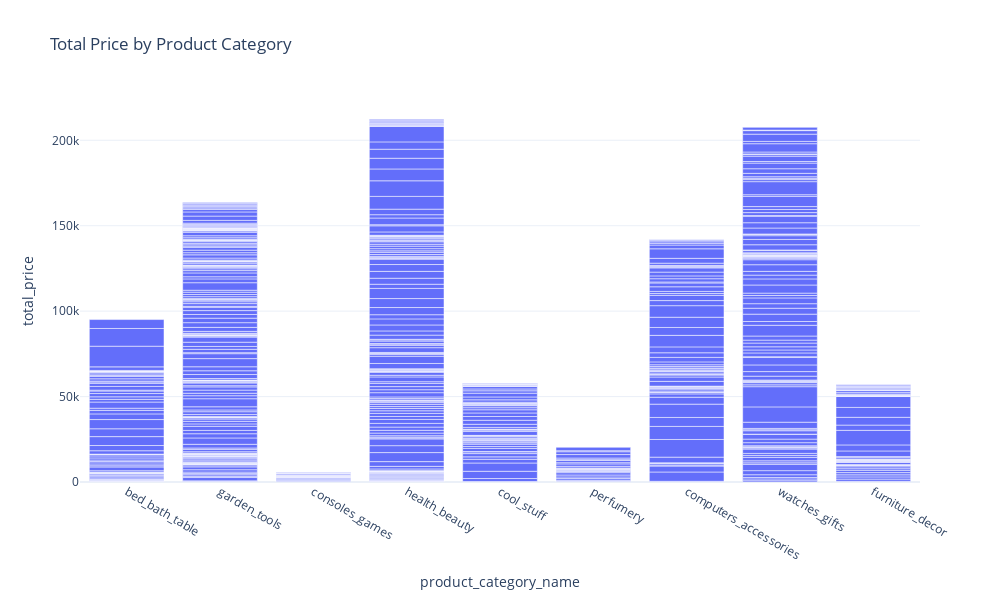

This figure's notebook cell:
### Code cell
# Bar plot of Total Price by Product Category
fig = px.bar(data, x='product_category_name', y='total_price', title='Total Price by Product Category',width=1000,height=600)
fig.show()

### Figure 1 — Plotly figure (JSON) as saved in the notebook; plotly's stock layout.template omitted (floating-point values rounded to 4 significant figures; data arrays with more than 128 entries replaced by an {"elided": "..."} marker saying what was removed)
{"data": [{"alignmentgroup": "True", "hovertemplate": "product_category_name=%{x}<br>total_price=%{y}<extra></extra>", "legendgroup": "", "marker": {"color": "#636efa", "pattern": {"shape": ""}}, "name": "", "offsetgroup": "", "orientation": "v", "showlegend": false, "textposition": "auto", "type": "bar", "x": {"elided": "676 str values"}, "xaxis": "x", "y": {"elided": "676 float values"}, "yaxis": "y"}], "layout": {"barmode": "relative", "height": 600, "legend": {"tracegroupgap": 0}, "title": {"text": "Total Price by Product Category"}, "width": 1000, "xaxis": {"anchor": "y", "autorange": true, "domain": [0, 1], "range": [-0.5, 8.5], "title": {"text": "product_category_name"}, "type": "category"}, "yaxis": {"anchor": "x", "autorange": true, "domain": [0, 1], "range": [0, 223600.0], "title": {"text": "total_price"}, "type": "linear"}}}
